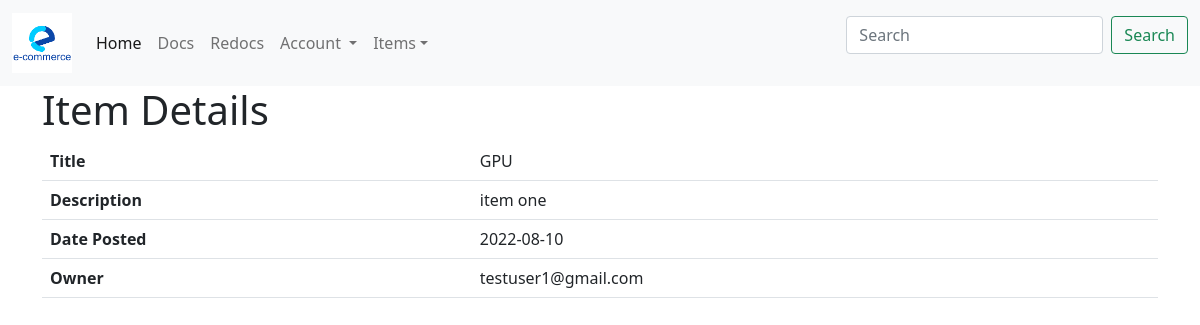
Page /detail/1 on the earlier database version.
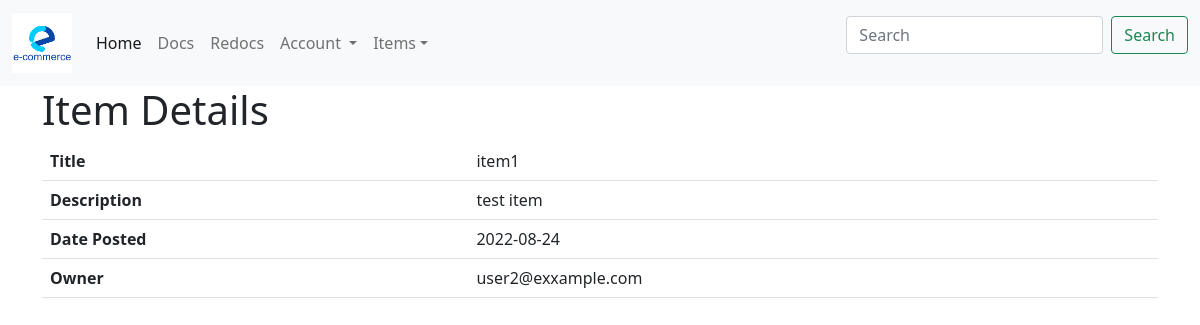
Same page on the later database version.
### models.py (models this page shows)
class Items(Base):
    __tablename__ = "items"
    id = Column(Integer, primary_key=True, index=True)
    title = Column(String, nullable=False, unique=True)
    description = Column(String)
    date_posted = Column(Date)
    owner_id = Column(Integer, ForeignKey("users.id"))
    owner = relationship("User", back_populates="items")

class User(Base):
    __tablename__ = "users"
    id = Column(Integer, primary_key=True, index=True)
    email = Column(String, unique=True, nullable=False, index=True)
    password = Column(String, nullable=False)
    is_active = Column(Boolean, default=True)
    items = relationship("Items", back_populates="owner")

### webapps/routers/item.py (the view)
@router.get("/detail/{id}")
def item_details(request: Request, id: int, db: Session = Depends(get_db)):
    item = db.query(Items).filter(Items.id == id).first()
    user = db.query(User).filter(User.id == item.owner_id).first()
    return templates.TemplateResponse(
        "item_details.html", {"request": request, "item": item, "user": user}
    )

### templates/item_details.html (shortened to what this page needs)
{% extends "base.html" %}
{% block content %}
<div class="container">
  <h1>Item Details</h1>
  <table class="table">
  <tbody>
    <tr>
      <th scope="row">Title</th>
      <td>{{ item.title }}</td>
    </tr>
    <tr>
      <th scope="row">Description</th>
      <td>{{ item.description }}</td>
    </tr>
    <tr>
      <th scope="row">Date Posted</th>
      <td colspan="2">{{ item.date_posted }}</td>
    </tr>
      <tr>
        <th>Owner </th>
        <td>{{ user.email }}</td>
      </tr>
  </tbody>
</table>
</div>
{% endblock %}

Differences in the rows shown:
changed Items: title "GPU" → "item1"; description "item one" → "test item"; date_posted "2022-08-10" → "2022-08-24"
changed User: email "testuser1@gmail.com" → "user2@exxample.com"
